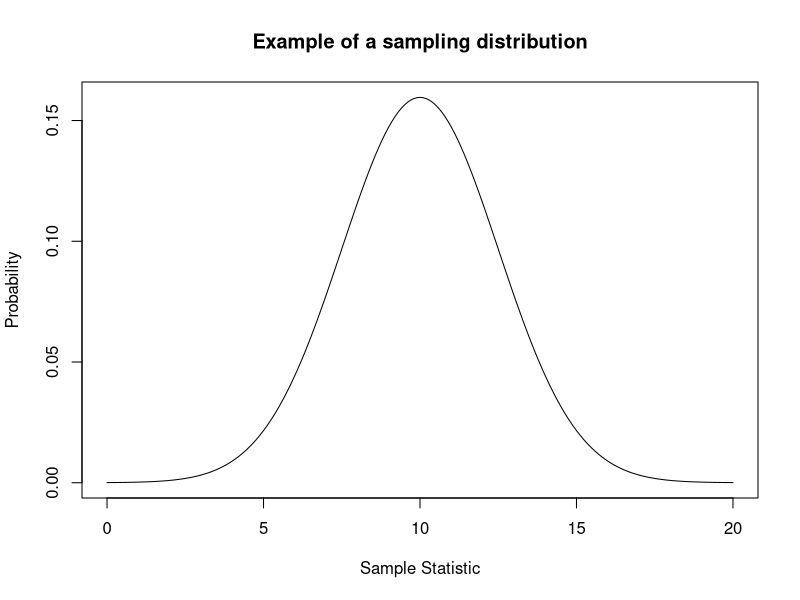
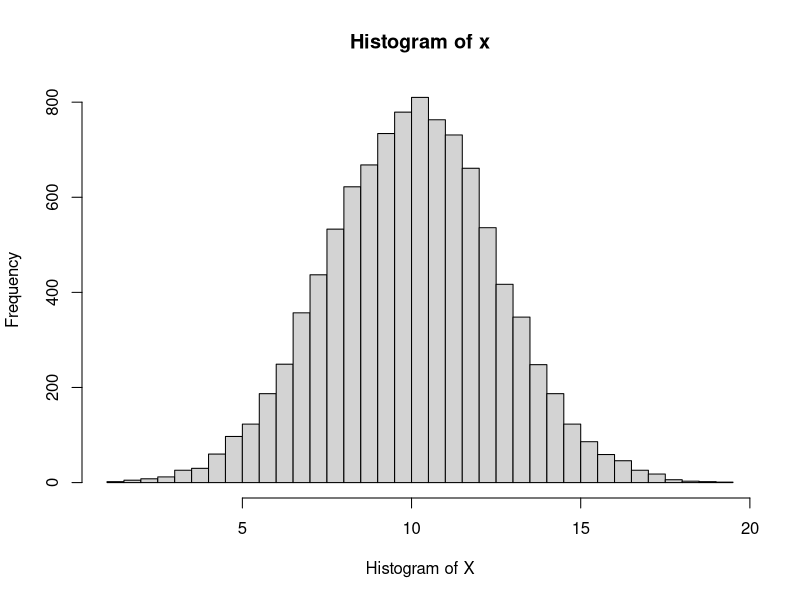
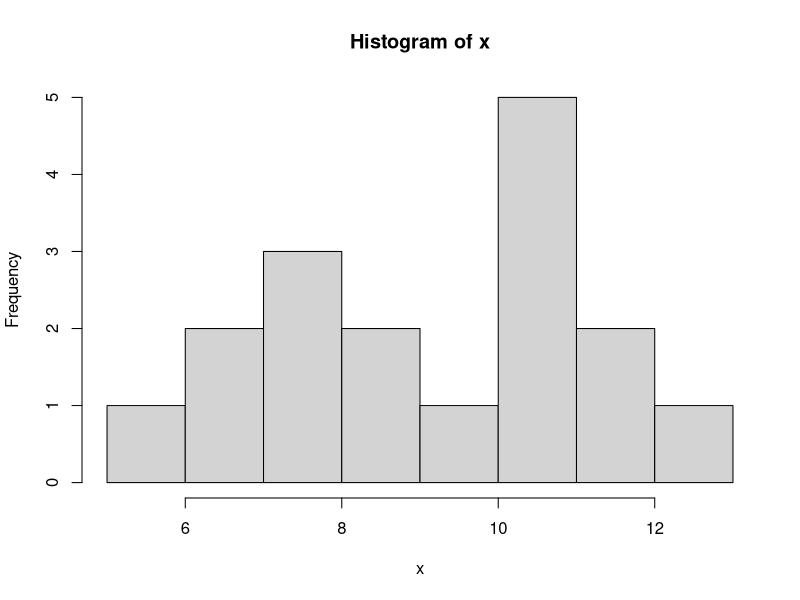
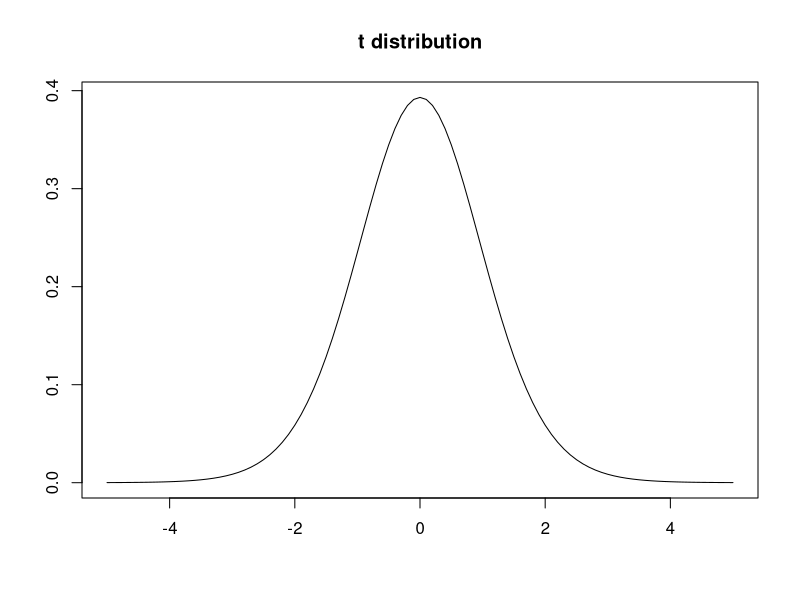
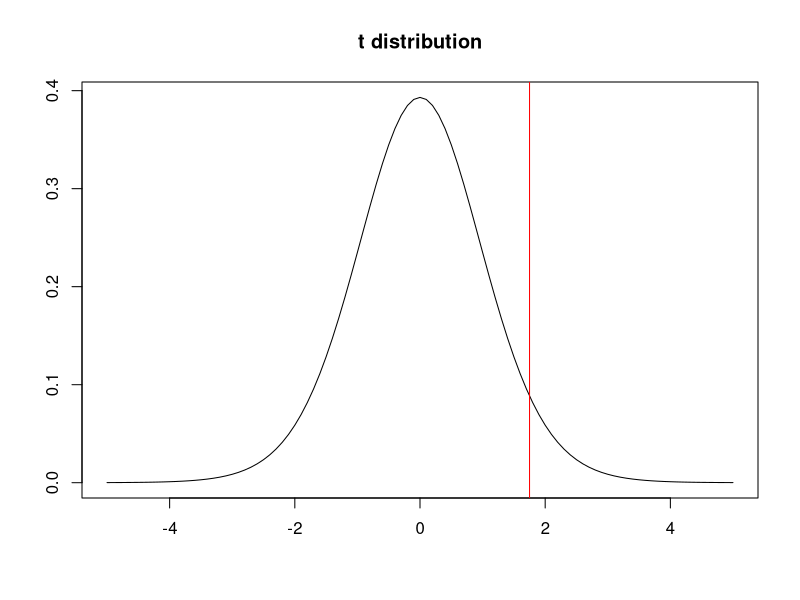
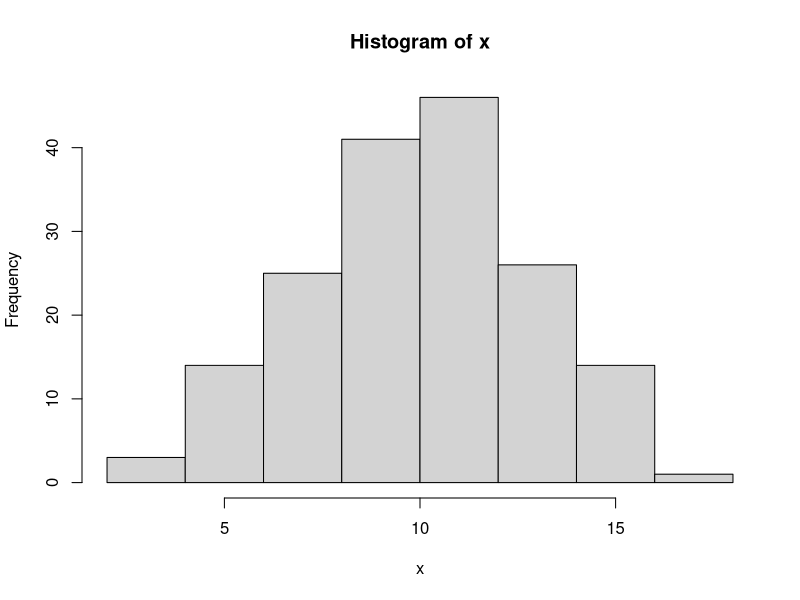
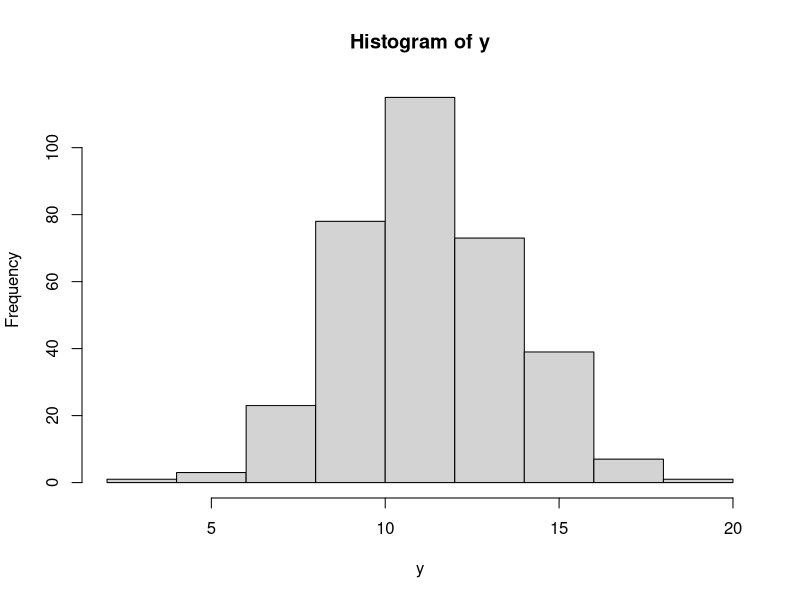
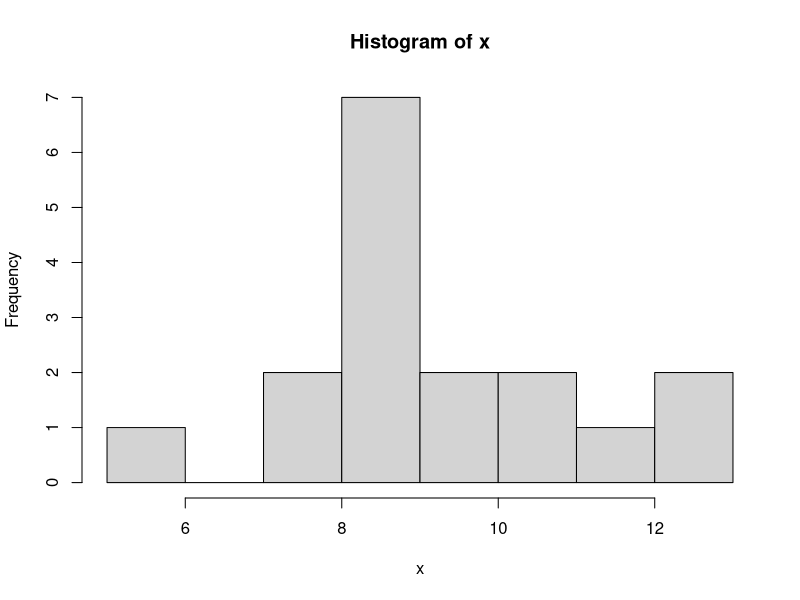

R code for these plots, in order:
## ---- chunk 1
# lets create a super basic normal distribution to represent a sampling distribution.
# the mean of our distribution will be 10 and the standard deviation will be 2.5. 
x <- seq(0, 20, by = .1)
y <- dnorm(x, mean = 10, sd = 2.5)

# now we plot the distribution
plot(x,y,type='l', main="Example of a sampling distribution", ylab='Probability',
     xlab='Sample Statistic')

# Now lets draw a single point from an identical sampling distribution using the rnorm function
# If you are not familiar with rnorm, try running help(rnorm) and see what comes up
help(rnorm)
x = rnorm(1, mean=10, sd=2.5)
print(x)

#Now lets draw a bunch of points from an idential distribution and see what they look like using the hist function. 
x = rnorm(10000, mean=10, sd=2.5)
hist(x, breaks=30, xlab="Histogram of X")
## ---- chunk 2
# First set the sample size we are going to use when we draw our sample. 
n=17

# first make some data points to use via the rnorm command
# plot it in a histogram to take a look.
x=rnorm(n, mean=10, sd=2.5)

hist(x)

#What's our t distribution look like?
tdistr=dt(seq(-5,5,by=.1),n)
plot(seq(-5,5,by=.1),tdistr,type="l",main="t distribution",xlab="",ylab="")

# Let's add a not so random line to represent a theoretical sample mean. 
plot(seq(-5,5,by=.1),tdistr,type="l",main="t distribution",xlab="",ylab="")+abline(v=1.75, col='red')
## ---- chunk 3
# what's our t value and where is it on the distribution?  What do you predict for the result of
# the test?

obs_t=(mean(x)-10)/(sd(x)/sqrt(length(x)))

# R's t test function is called t.test

# do the t.test:
t.test(x,mu=10,alternative="g")

# There are a lot of outputs, but for our purposes we want to focus on 
# the p-value. 
## ---- chunk 4
N_iter=20000
h_out=0
alpha=0.05
for (i in 1:N_iter){
  x=rnorm(n, mean=10, sd=2.5)
  p=t.test(x,mu=10,alternative="g")[["p.value"]]
  if (p < alpha){
  h_out=h_out+1
  }
  }
# So what's the rate of type I error?

h_out/N_iter

# It should be close to our significance level!  If H0 is true and we
# reject the Null we are out in the tail of distribution by chance.  And
# alpha is the probability of that!

# Ok that's all for now.  Go back to slides.
## ---- chunk 5

# first make 2 large samples
x=rnorm(170, mean=10, sd=2.5)
y=rnorm(340, mean=11, sd=2.5)

# Look at them.

hist(x)
hist(y)

# very cute, but let's reduce the number of data points to make this a
# little more messy, I mean realistic.

x=rnorm(n, mean=10, sd= 2.5)
y=rnorm(34, mean=10, sd=2.5)

# Look at them.

hist(x)
hist(y)
## ---- chunk 6

# Here I made the variances equal.  In practice if we are using a two
# sample t test and allowing ourselves to assume equal variances then we
# compute what is called the pooled standard deviation.  

sp=((length(x)-1)*sd(x)^2+(length(y)-1)*sd(y)^2)/(length(x)+length(y)-2)
sp=sqrt(sp)

# and then we need to think about our H0 for a moment.

# let's say our H0 is that the population means are equal.  ie mu1=mu2.  So
# we can calculate our t statistic as follows:
  
obs_t=(mean(x)-mean(y))/sqrt((sp^2)/length(x)+(sp^2)/length(y))

# Now we need to think about our Ha.  Let's say we thought it might be the
# case that mu1 < mu2, That means our t stat would be out there in the left
# tail of the distribution.  Think about an extreme case where we would feel confident
# in saying mu1 < mu2.  Imagine mu1 was 0 and
# mu2 was 1000.  If the samples were large and xbar ~mu1 and ybar ~mu2 then
# tstat would be large and negative! This means to the left.

# ok so what does our t distribution look like?  Where does our observed
# value of t land?  What does that imply for our testing?

tdistr=dt(seq(-5,5,by=.1),length(x)+length(y)-2)
plot(seq(-5,5,by=.1),tdistr,type="l",main="t distribution, 2 samp test example",xlab="",ylab="")

# Ok now use the matlab test to confirm our suspicions.

t.test(x,y,var.equal=TRUE, alternative="l")

# Note the test can also be done without assuming the variances are equal

# In this case the t stat is a bit easier to calculate, just as we had in
# the presentation.  No pooled sd.  However the dof is approxiamte and is
# estimated from the data using a formula you can look up.

t.test(x,y,var.equal=FALSE, alternative="l")

# Due to this approximation the test stat is only approximately t
# distributed so you only get approximately alpha significance.

# back to slides for a moment
## ---- chunk 7
# ok we need two samples again.

x=rnorm(n, mean=10, sd=2.5)
y=rnorm(n, mean=11, sd=2.5)

# same number of data points this time.

# ok, so what are our diffs?
  
the_diffs=x-y

# What's our H0.  Let's say it is that the means are equal again.

# what's our t stat?

obs_t=mean(the_diffs)/(sd(the_diffs)/sqrt(length(the_diffs)))

# what does our t distribution look like? Where is our observed t value?
# What's the likely outcome of our test?

tdistr=dt(seq(-5,5,by=.1),length(the_diffs)-1)
plot(seq(-5,5,by=.1),tdistr,type="l",main="t distribution, paired test example",xlab="",ylab="")

# What's our Ha?  Let's say again that mu1<mu2, so we need to look at a
# rejection region in the left tail of the distribution.

# ok do the test.  it's t.test again but this time we are going to specify that they are paired. 

t.test(x,y,paired=TRUE, alternative="l")
